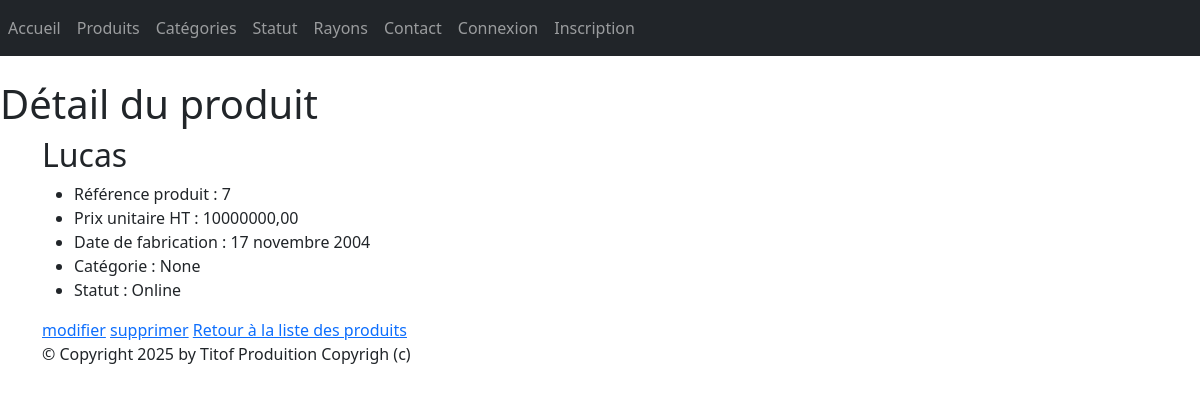
The app's page /monApp/produit/7/, older data.
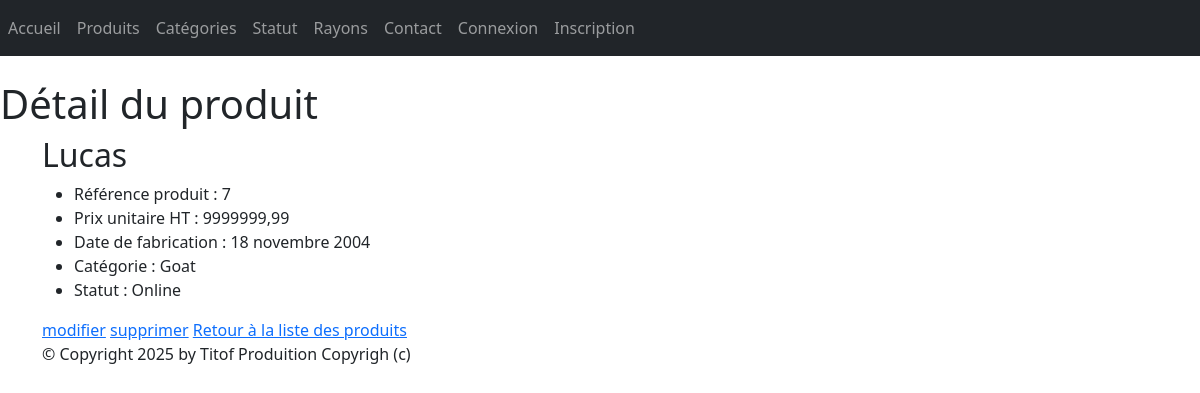
The same page, newer data.
### monApp/models.py (models this page shows, shortened)
class Produit(models.Model):
    refProd = models.AutoField(primary_key=True)
    intituleProd = models.CharField(max_length=200)
    prixUnitaireProd = models.DecimalField(max_digits=10, decimal_places=2)
    dateFabr = models.DateField(default=date.today())
    categorie = models.ForeignKey(Categorie, on_delete=models.CASCADE, related_name="produits",null=True, blank=True)
    statut = models.ForeignKey(Statut, on_delete=models.CASCADE, related_name="produitS",null=True, blank=True)

class Statut(models.Model):
    idStatut = models.AutoField(primary_key=True)
    libelle = models.CharField(max_length=200)
    def __str__(self):
        return self.libelle

class Categorie(models.Model):
    idCat = models.AutoField(primary_key=True)
    nomCat = models.CharField(max_length=100)
    def __str__(self):
        return self.nomCat

### monApp/views.py (the view)
# urls.py: path("produit/<pk>/" ,views.ProduitDetailView.as_view(), name="dtl_prdt"),
class ProduitDetailView(DetailView):
    model = Produit
    template_name = "monApp/detail_produit.html"
    context_object_name = "prdt"
    def get_context_data(self, **kwargs):
        context = super(ProduitDetailView, self).get_context_data(**kwargs)
        context['titremenu'] = "Détail du produit"
        return context

### monApp/templates/monApp/detail_produit.html
{% extends 'monApp/base.html' %}
{% block menu %}
    <h1>{{titremenu}}</h1>
{% endblock %}
{% block contenu %}
    <h2>{{ prdt.intituleProd }}</h2>
    <ul>
        <li>Référence produit : {{prdt.refProd }} </li>
        <li>Prix unitaire HT : {{ prdt.prixUnitaireProd }} </li>
        <li>Date de fabrication : {{ prdt.dateFabr }} </li>
        <li>Catégorie : {{ prdt.categorie }} </li>
        <li>Statut : {{ prdt.statut }}</li>
    </ul>
    <a href="{% url 'prdt-chng' prdt.refProd %}">modifier</a>
    <a href="{% url 'dlt-prdt' prdt.refProd %}">supprimer</a>
    <a href="{% url 'lst_prdts' %}">Retour à la liste des produits</a>
{% endblock %}

Row changes from the older to the newer data that the page shows:
changed Produit "Lucas": prixUnitaireProd "10000000,00" → "9999999,99"; dateFabr "17 novembre 2004" → "18 novembre 2004"; categorie "None" → "Goat"
